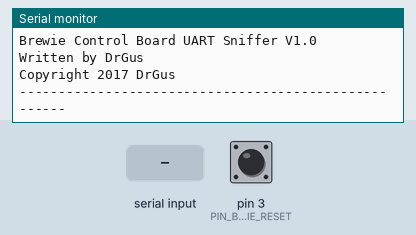
Recording of a sketch running on a simulated Arduino Mega 2560, built with avr-gcc and run on an emulated ATmega2560. On the bench: the last lines printed to the serial monitor. Inputs (shaded band) come from the test bench; at power-on: pin 3 (PIN_BREWIE_RESET) HIGH.

Above: at 1.2 s.
1.3 s: pin 3 (PIN_BREWIE_RESET) pulled LOW for 0.15 s
At 2.2 s:
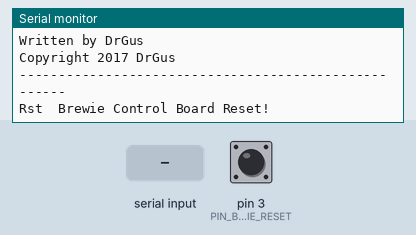
2.9 s: "1\n" received over the second serial link
At 3.3 s:
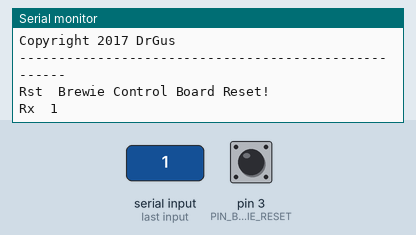
4.4 s: "0\n" received over the second serial link
At 5.7 s:
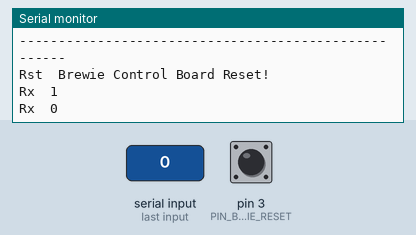

Measured:
- after the input at 1.3 s, the serial monitor: prints a new line at once (image 1)
- after the input at 2.9 s, the serial monitor: prints a new line at once (image 2)
- after the input at 4.4 s, the serial monitor: prints a new line at once (image 3)

The sketch:

BrewieUARTSniffer.ino
```cpp
// (licence header left out)
#define UART_BAUD_RATE 115200 //I figured out Brewie runs at 115200
#define PIN_BREWIE_RESET 3    //Detect when the control board is reset by the master

String  rxBuffer   = "";
String  txBuffer   = "";
boolean txComplete = false;
boolean rxComplete = false;
volatile boolean resetSent = false;

void setup()
{
  pinMode(PIN_BREWIE_RESET, INPUT);
  attachInterrupt(digitalPinToInterrupt(PIN_BREWIE_RESET), resetISR, FALLING);
  rxBuffer.reserve(200);
  txBuffer.reserve(200);
  Serial.begin(115200);
  Serial1.begin(UART_BAUD_RATE);
  Serial2.begin(UART_BAUD_RATE);
  Serial.println("-----------------------------------------------------");
  Serial.println("Brewie Control Board UART Sniffer V1.0");
  Serial.println("Written by DrGus");
  Serial.println("Copyright 2017 DrGus");
  Serial.println("-----------------------------------------------------");
}

void loop()
{
  if (rxComplete)
  {
    Serial.print("Rx\t");
    Serial.println(rxBuffer);
    rxBuffer = "";
    rxComplete = false;
  }

  if (txComplete)
  {
    Serial.print("Tx\t");
    Serial.print(txBuffer);
    txBuffer = "";
    txComplete = false;
  }

  if (resetSent)
  {
    Serial.print("Rst\t");
    Serial.println("Brewie Control Board Reset!");
    resetSent = false;
  }
}

void resetISR()
{
  resetSent = true;
}

void serialEvent1()
{
  while (Serial1.available()) {
    delay(15);
    char inChar1 = (char)Serial1.read();
    rxBuffer += inChar1;
  }

  if (rxBuffer != "")
  {
    rxComplete = true;
  }
}

void serialEvent2()
{
  while (Serial2.available()) {
    char inChar2 = (char)Serial2.read();
    txBuffer += inChar2;
    if (inChar2 == '\n')
    {
      txComplete = true;
    }
  }
}
```
